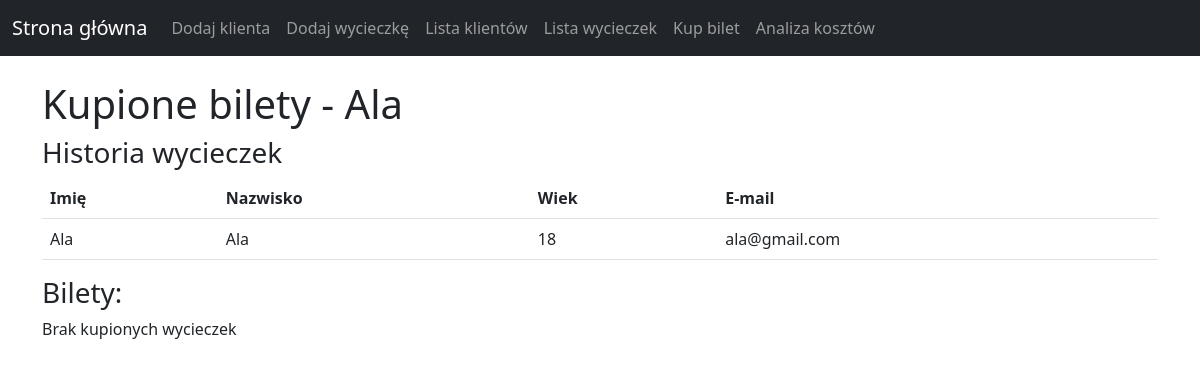
The page /project/customer-orders/112 on the database its author committed.
### project/models.py (models this page shows, shortened)
class Customer(models.Model):
    customername = models.CharField(max_length=50)
    surname = models.CharField(max_length=200)
    age = models.IntegerField()
    email = models.EmailField()

### project/views.py (the view)
# urls.py: path('customer-orders/<customer_id>', views.customer_orders, name='customer_orders'),
def customer_orders(request, customer_id):
    customer = Customer.objects.get(pk=customer_id)
    transactions = Transaction.objects.filter(customer=customer)
    return render(request, 'project/customer_orders.html', {'customer': customer, 'transactions': transactions})

### project/templates/project/customer_orders.html
{% extends 'project/base_generic.html' %}
{% block content %}
<div class="container">
    <div id="title">
        <h1>Kupione bilety - {{ customer.customername }}</h1>
    </div>
    <div id="customer-summary">
        <h3>Historia wycieczek</h3>
        <table class="table table-hover">
            <thead>
            <tr>
                <th scope="col">Imię</th>
                <th scope="col">Nazwisko</th>
                <th scope="col">Wiek</th>
                <th scope="col">E-mail</th>
            </tr>
            </thead>
            <tbody>
            <tr>
                <td>{{ customer.customername }}</td>
                <td>{{ customer.surname }}</td>
                <td>{{ customer.age }}</td>
                <td>{{ customer.email }}</td>
            </tr>
            </tbody>
        </table>
    </div>
    <div>
        <h3>Bilety:</h3>
        {% if transactions|length != 0 %}
            <form action="/project/transactions-csv" method="get">
                <input type="hidden" name="user_id" value="{{ customer.id }}">
                <button class="btn btn-primary" type="submit">Pobierz jako CSV</button>
            </form>
            <br>
            {% for txn in transactions %}
            <p><b>Zakup - {{ txn.date }}</b></p>
            <p>Cała kwota: {{ txn.total }}</p>
            <table class="table table-hover">
                <thead>
                <tr>
                    <th scope="col">Miejsce</th>
                    <th scope="col">Zniżka</th>
                    <th scope="col">Cena wycieczki</th>
                    <th scope="col">Ostateczna cena</th>
                    <th scope="col">Wydrukuj bilet</th>
                </tr>
                </thead>
                <tbody>
                {% for item in txn.items.all %}
                <tr>
                    <td>{{ item.item.tripname }}</td>
                    <td>{{ item.quantity }}</td>
                    <td>{{ item.item.price }}</td>
                    <td>{{ item.subtotal }}</td>
                    <td>
                        <form action="/project/transactions-pdf" method="get">
                        <input type="hidden" name="user_id" value="{{ customer.id }}">
                        <button class="btn btn-primary" type="submit">Pobierz jako PDF</button>
                        </form>
                    </td>
                </tr>
                {% endfor %}
                </tbody>
            </table>
            {% endfor %}
            {% else %}
            <p>Brak kupionych wycieczek</p>
        {%endif%}
    </div>
</div>
{% endblock %}

### rows shown on the page
Customer: customername "Ala", surname "Ala", age "18", email "ala@gmail.com"
